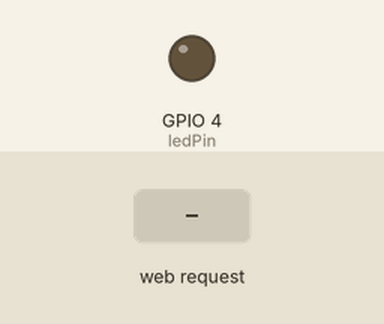
This sketch was run on a simulated ESP8266 (NodeMCU). Shown: output pins drawn as LEDs (lit = HIGH). The inputs (shaded band) are chosen by the test bench. WiFi joins after 1.5 s; servers stay silent unless stated; what the sketch prints to the serial monitor is not drawn.

Above: at 2.7 s.
2.8 s: HTTP request GET /5/on received
At 4.0 s:
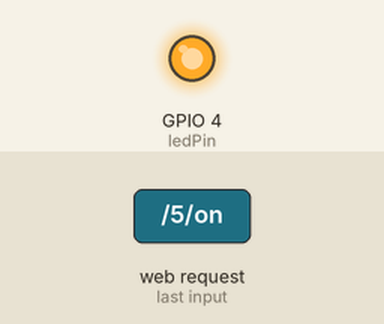
4.3 s: HTTP request GET /5/off received
At 5.1 s:
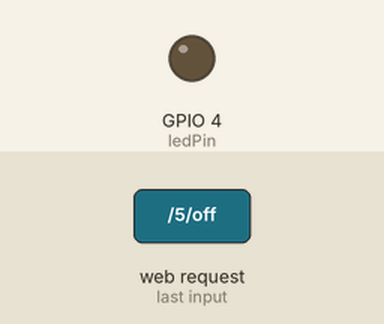
Timing chart, 0 to 7.3 s (numbered marks = the images above; inputs shaded):
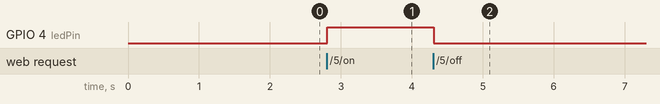

Measured:
- after the input at 2.8 s, GPIO 4 (ledPin): LOW → HIGH at once
- after the input at 4.3 s, GPIO 4 (ledPin): HIGH → LOW at once

The sketch:

esp_server.ino
```cpp
#include <ESP8266WiFi.h>

const char* ssid = "";        // SSID - router name
const char* password = "";  // WiFi - password
int ledPin = 4; //LED_BUILTIN
// Auxiliar variables to store the current output state
String ledStatus = "off";
// Variable to store the HTTP request
String header;
// Current time
unsigned long currentTime = millis();
// Previous time
unsigned long previousTime = 0;
// Define timeout time in milliseconds (example: 2000ms = 2s)
const long timeoutTime = 2000;

WiFiServer server(80);
void setup() {
  Serial.begin(115200);
  delay(10);
  pinMode(ledPin, OUTPUT);
  digitalWrite(ledPin, LOW);
  // Connect to WiFi network
  Serial.println();
  Serial.println();
  Serial.print("Connecting to ");
  Serial.println(ssid);
  WiFi.begin(ssid, password);
  WiFi.setSleepMode(WIFI_NONE_SLEEP);
  IPAddress ip(192, 168, 1, 19);            // desired static IP address
  IPAddress gateway(192, 168, 1, 1);        // IP address of the router
  IPAddress subnet(255, 255, 255, 0);
  WiFi.config(ip, gateway, subnet);
  while (WiFi.status() != WL_CONNECTED) {
    delay(500);
    Serial.print(".");
  }
  Serial.println("");
  Serial.println("WiFi connected");
  // Start the server
  server.begin();
  Serial.println("Server started");
  // Print the IP address
  Serial.print("Use this URL to connect: ");
  Serial.print("http://");
  Serial.print(WiFi.localIP());
  Serial.println("/");
}
void loop() {
  // Check if a client has connected
  WiFiClient client = server.available();

  if (client) {
    Serial.println("New Client.");          // print a message
    String currentLine = "";                // make a String to hold incoming data
    currentTime = millis();
    previousTime = currentTime;
    while (client.connected() && currentTime - previousTime <= timeoutTime) { // loop while the client's connected
      currentTime = millis();
      if (client.available()) {             // if there's bytes to read from the client,
        char c = client.read();             // read a byte, then
        Serial.write(c);                    // print it out the serial monitor
        header += c;
        if (c == '\n') {                    // if the byte is a newline character
          // if the current line is blank, you got two newline characters in a row.
          // that's the end of the client HTTP request, so send a response:
          if (currentLine.length() == 0) {
            // HTTP headers always start with a response code (e.g. HTTP/1.1 200 OK)
            // and a content-type so the client knows what's coming, then a blank line:
            client.println("HTTP/1.1 200 OK");
            client.println("Content-type:text/html");
            client.println("Connection: close");
            client.println();

            // turns the GPIOs on and off
            if (header.indexOf("GET /5/on") >= 0) {
              Serial.println("LED on");
              ledStatus = "off";
              digitalWrite(ledPin, HIGH);
            } else if (header.indexOf("GET /5/off") >= 0) {
              Serial.println("LED off");
              ledStatus = "on";
              digitalWrite(ledPin, LOW);
            }

            // Display the HTML web page
            client.println("<!DOCTYPE html>");
            client.println("<html>");
            client.println("<head><meta name=\"viewport\" content=\"width=device-width, initial-scale=1\">");
            client.println("<link rel=\"icon\" href=\"data:,\">");
            // CSS to style the on/off buttons
            // Feel free to change the background-color and font-size attributes to fit your preferences
            client.println("<style>html { font-family: Helvetica; display: inline-block; margin: 0px auto; text-align: center;}");
            client.println(".button { background-color: #195B6A; border: none; color: white; padding: 16px 40px;");
            client.println("text-decoration: none; font-size: 30px; margin: 2px; cursor: pointer;}");
            client.println(".button2 {background-color: #77878A;}</style></head>");

            // Web Page Heading
            client.println("<body><h1>LED osvetlenie</h1>");

            // Display current state, and ON/OFF buttons for LEDs
            client.println("<p>LED - chodnik " + ledStatus + "</p>");
            // If the ledStatus is off, it displays the ON button
            if (ledStatus=="off") {
              client.println("<p><a href=\"/5/off\"><button class=\"button\">ON</button></a></p>");
            } else {
              client.println("<p><a href=\"/5/on\"><button class=\"button button2\">OFF</button></a></p>");
            }

//            // Display current state, and ON/OFF buttons for GPIO 4
//            client.println("<p>GPIO 4 - State " + output4State + "</p>");
//            // If the output4State is off, it displays the ON button
//            if (output4State=="off") {
//              client.println("<p><a href=\"/4/on\"><button class=\"button\">OFF</button></a></p>");
//            } else {
//              client.println("<p><a href=\"/4/off\"><button class=\"button button2\">ON</button></a></p>");
//            }
            client.println("</body></html>");

            // The HTTP response ends with another blank line
            client.println();
            // Break out of the while loop
            break;
          } else { // if you got a newline, then clear currentLine
            currentLine = "";
          }
        } else if (c != '\r') {  // if you got anything else but a carriage return character,
          currentLine += c;      // add it to the end of the currentLine
        }
      }
    }
    // Clear the header variable
    header = "";
    // Close the connection
    client.stop();
    Serial.println("Client disconnected.");
    Serial.println("");
  }
}
```
